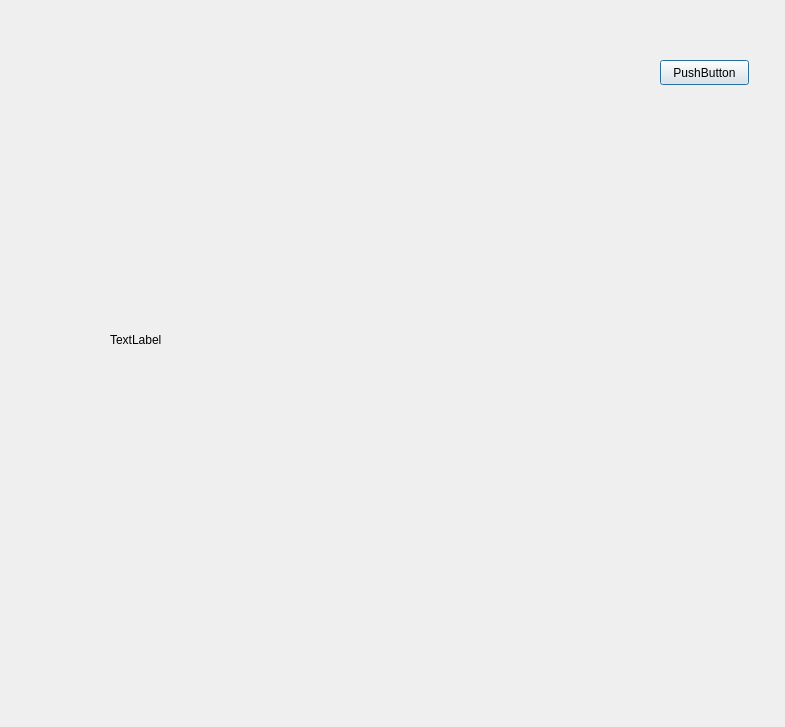
<?xml version="1.0" encoding="UTF-8"?>
<ui version="4.0">
 <class>Dialog</class>
 <widget class="QDialog" name="Dialog">
  <property name="geometry">
   <rect>
    <x>0</x>
    <y>0</y>
    <width>785</width>
    <height>727</height>
   </rect>
  </property>
  <property name="windowTitle">
   <string>Dialog</string>
  </property>
  <widget class="QLabel" name="label">
   <property name="geometry">
    <rect>
     <x>110</x>
     <y>90</y>
     <width>500</width>
     <height>500</height>
    </rect>
   </property>
   <property name="text">
    <string>TextLabel</string>
   </property>
  </widget>
  <widget class="QPushButton" name="pushButton">
   <property name="geometry">
    <rect>
     <x>660</x>
     <y>60</y>
     <width>89</width>
     <height>25</height>
    </rect>
   </property>
   <property name="text">
    <string>PushButton</string>
   </property>
  </widget>
 </widget>
 <resources/>
 <connections/>
</ui>
